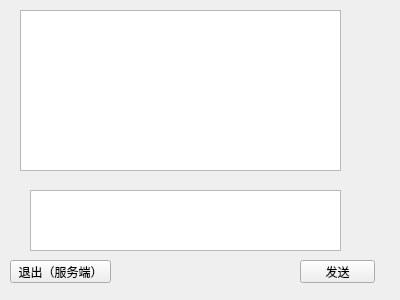
<?xml version="1.0" encoding="UTF-8"?>
<ui version="4.0">
 <class>Widget</class>
 <widget class="QWidget" name="Widget">
  <property name="geometry">
   <rect>
    <x>0</x>
    <y>0</y>
    <width>400</width>
    <height>300</height>
   </rect>
  </property>
  <property name="windowTitle">
   <string>Widget</string>
  </property>
  <widget class="QPushButton" name="pushButton">
   <property name="geometry">
    <rect>
     <x>300</x>
     <y>260</y>
     <width>75</width>
     <height>23</height>
    </rect>
   </property>
   <property name="text">
    <string>发送</string>
   </property>
  </widget>
  <widget class="QPushButton" name="pushButton_2">
   <property name="geometry">
    <rect>
     <x>10</x>
     <y>260</y>
     <width>101</width>
     <height>23</height>
    </rect>
   </property>
   <property name="text">
    <string>退出（服务端）</string>
   </property>
  </widget>
  <widget class="QTextEdit" name="textEdit">
   <property name="geometry">
    <rect>
     <x>30</x>
     <y>190</y>
     <width>311</width>
     <height>61</height>
    </rect>
   </property>
  </widget>
  <widget class="QTextBrowser" name="textBrowser">
   <property name="geometry">
    <rect>
     <x>20</x>
     <y>10</y>
     <width>321</width>
     <height>161</height>
    </rect>
   </property>
  </widget>
 </widget>
 <layoutdefault spacing="6" margin="11"/>
 <resources/>
 <connections/>
</ui>
